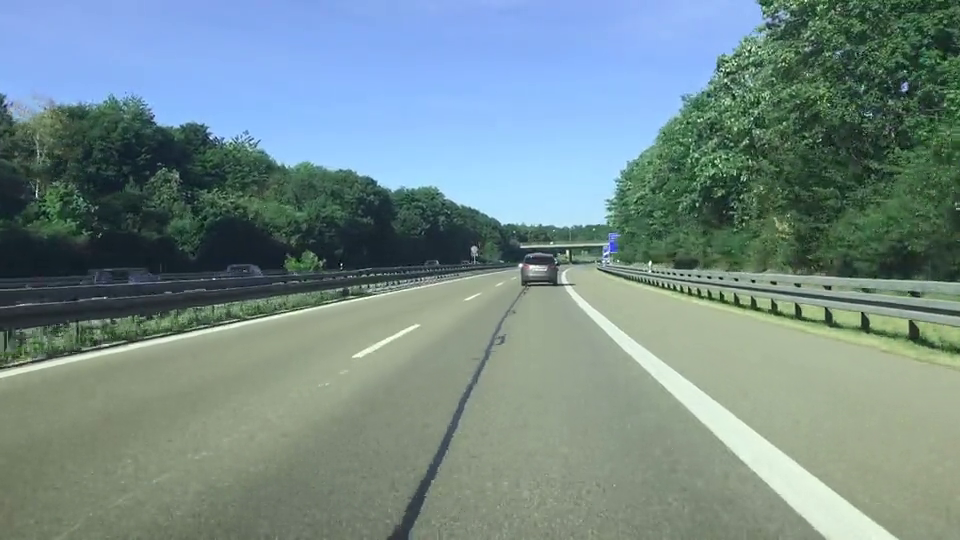
#> input picture frame 39 of Hough Transform for Lane Lines/Lane_video.mp4, 960 x 540 px
$ jupyter execute 'Hough Transform for Lane Lines.ipynb'
#> lines starting #> are read from the running program, lines starting #| are printed output that depends on the picture; after the words box and inside, x2 and y2 are one past the last pixel; in counts of white or black regions, pixels touching at a corner belong together
[cell 1]
# Python
# Programmer: Mark Omefe
# Date:01/11/2022

# Hough Transform for Lane detection

import cv2
import numpy as np
import matplotlib.pyplot as plt
import math
import warnings

from scipy import spatial
from PIL import Image

warnings.filterwarnings('ignore')


# function to convert BGR image to Gray
def gray_image(image):
    return cv2.cvtColor(image, cv2.COLOR_BGR2GRAY)

# function to apply Gaussian filter on Gray Image
def gaussian_filter(image, filter_size, sigma):
    return cv2.GaussianBlur(image, (filter_size, filter_size), sigma)

# function to detect edges using Canny Edge Detector
def canny_edge_detection(image, low_threshold, high_threshold):
    return cv2.Canny(image, low_threshold, high_threshold)

# To find just region of interest in the image
def ROI_masking(image):
    height = image.shape[0]
    width = image.shape[1]
    image =  np.array(image, dtype=np.float32)
    polygon_coords = np.array([(0, height), (0, round(height/1.25)), (round(width/2),round(height/2)),(width, height)])
    mask  = np.zeros((height, width))
    masked_image = cv2.fillPoly(mask, [polygon_coords], 255)
    masked_image = np.array(masked_image, dtype=np.float32)
    return cv2.bitwise_and(image, masked_image)

# To find hough lines using hough transformation
def hough_transformation(reg_of_int_img):
    image = cv2.convertScaleAbs(reg_of_int_img)
    return cv2.HoughLinesP(image, 1, np.pi/180, 50, None, 0, 1000)

# To get the get ordinates of lines on lanes
def get_coordinates(image, parameters):
    slope, intercept = parameters
    if slope<0:
        y1 = image.shape[0]
        y2 = int(y1*(3/5))
        x1 = np.clip(int((y1-intercept)/slope), 0, image.shape[1])
        x2 = int((y2-intercept)/slope)
    else:
        y1 = image.shape[0]
        y2 = int(y1*(3/5))
        x1 = int((y1-intercept)/slope*0.98)
        x2 = int((y2-intercept)/slope)
    return np.array([x1, y1, x2, y2])

# Function to define slope and intercept to find coordinates for left lines and right lines
def average_slope_intercept(image, lines):
    left_lines = []
    right_lines = []

    # following for loop is to get slope and intercept
    for line in lines:
        x1, y1, x2, y2 = line[0][:]
        parameters = np.polyfit((x1,x2), (y1,y2), 1)
        slope = parameters[0]
        intercept = parameters[1]
        if slope < 0:
            left_lines.append((slope, intercept))
        else:
            right_lines.append((slope, intercept))

    # Left Line COordinates
    left_line_coordinates = []
    for line in left_lines:
        if line[0] > -0.1:
            continue
        left_line_coordinates.append(get_coordinates(image, line))

    # Right line coordinates
    right_line_coordinates = []
    for line in right_lines:
        if line[0] < 0.2:
            continue
        right_line_coordinates.append(get_coordinates(image, line))

    # getting left lines and right lines using cosine distance remove the crackline that could be found on the road
    final_left_lines = []
    final_right_lines = []
    cosine_distance = []

    # Condition if both curves have the same slope
    if len(left_line_coordinates) == 0 or len(right_line_coordinates) == 0:
        if len(left_line_coordinates) == 0:
            lines = right_line_coordinates
        else:
            lines = left_line_coordinates

        if len(lines) <= 2:
            return np.array(lines)

        # Calculating the cosine distance between the left line and right line
        for l in lines:
            for m in lines:
                cosine_distance.append(spatial.distance.cosine(l, m))
        cosine_distance = [item for item in cosine_distance if not(math.isnan(item))]
        threshold = np.percentile(cosine_distance,85)

# Filter the lines based on threshold and cosine distance with 85 percentile
        for left in lines:
            for right in lines:
                dist = spatial.distance.cosine(left, right)

                if dist > threshold and len(final_left_lines) == 0:
                    final_left_lines.append(list(left))
                    final_right_lines.append(list(right))
                    continue

                if dist > threshold:
                    if list(left) not in final_left_lines and list(left) not in final_right_lines:
                        final_left_lines.append(list(left))
                    if list(right) not in final_right_lines and list(right) not in final_right_lines:
                        final_right_lines.append(list(right))

        # To find the average of the lines
        left_line = np.average(np.array(final_left_lines), axis=0)
        right_line = np.average(np.array(final_right_lines), axis=0)
        return np.array([left_line, right_line])

    else:
        # To keep the farthest lines and removing crack lines
        for left in left_line_coordinates:
            for right in right_line_coordinates:
                cosine_distance.append(spatial.distance.cosine(left, right))
        cosine_distance = [item for item in cosine_distance if not(math.isnan(item))]
        threshold = np.percentile(cosine_distance,85)

        # Threshold filtering similar to NVM
        for left in left_line_coordinates:
            for right in right_line_coordinates:
                dist = spatial.distance.cosine(left, right)

                if dist > threshold and len(final_left_lines) == 0:
                    final_left_lines.append(list(left))
                    final_right_lines.append(list(right))
                    continue

                if dist > threshold:
                    if list(left) not in final_left_lines:
                        final_left_lines.append(list(left))
                    if list(right) not in final_right_lines:
                        final_right_lines.append(list(right))

        left_line = np.average(np.array(final_left_lines), axis=0)
        right_line = np.average(np.array(final_right_lines), axis=0)

        return np.array([left_line, right_line])


# Function to draw lines on the lanes for each side of the road
def draw_lane_lines(image, lines, color=[0, 0, 255], thickness=10):
    line_image = np.zeros_like(image)
    for line in lines:
        x1, y1, x2, y2 =line
        if line is not None:
            cv2.line(line_image, (int(x1),int(y1)), (int(x2),int(y2)), color, thickness)
    return cv2.addWeighted(image, 0.8, line_image, 1.0, 1.0)


# Recursive Function that performs lane using all the  above functions on the image and find lanes

def lanes(image):
    #gray image
    gray_images = gray_image(image)

    #Gaussian Filtering or smoothing
    gaussian_filtered_image = gaussian_filter(gray_images, 5, 5)

    #Canny edge detection
    canny_edge_image = canny_edge_detection(gaussian_filtered_image, 50, 150)

    #region of interest
    ROI_image = ROI_masking(canny_edge_image)

    #To get hough lines
    hough_lines = hough_transformation(ROI_image)

    #to get left and right lines
    lines = average_slope_intercept(ROI_image, hough_lines)
    threshold = spatial.distance.cosine(lines[0], lines[1])

    #to draw lanes using above lines
    draw_lanes = draw_lane_lines(image, lines,[0, 0, 255], 10)

    return threshold, draw_lanes


#Applying above functions on Input given Video to detect lanes

# Reading the input video
video = cv2.VideoCapture('Lane_video.mp4')

# Check for the fps of video
fps = video.get(5)

# Checking for the total number of frames in the video
frame_count = video.get(7)

# Getting the frame size data
frame_width = int(video.get(3))
frame_height = int(video.get(4))
frame_size = (frame_width,frame_height)

# Impressing lane marked images into a video file
output = cv2.VideoWriter('Road Lane Tracking.avi',cv2.VideoWriter_fourcc('M','J','P','G'), 20, frame_size)

# loading of each frame
while(video.isOpened()):
    ret, frame = video.read()
#> frame is the input picture: shape (540, 960, 3); mean B, G, R 137.7, 139, 116.4
    if ret == True:
        threshold, final_image = lanes(frame)
#> in gray_image, `return cv2.cvtColor(image, cv2.COLOR_BGR2GRAY)`:
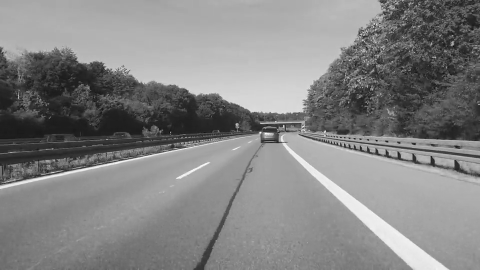
#> returned value: shape (540, 960) (shown at 1/2 size); min 0, max 255, mean 132
#> in canny_edge_detection, `return cv2.Canny(image, low_threshold, high_threshold)`:
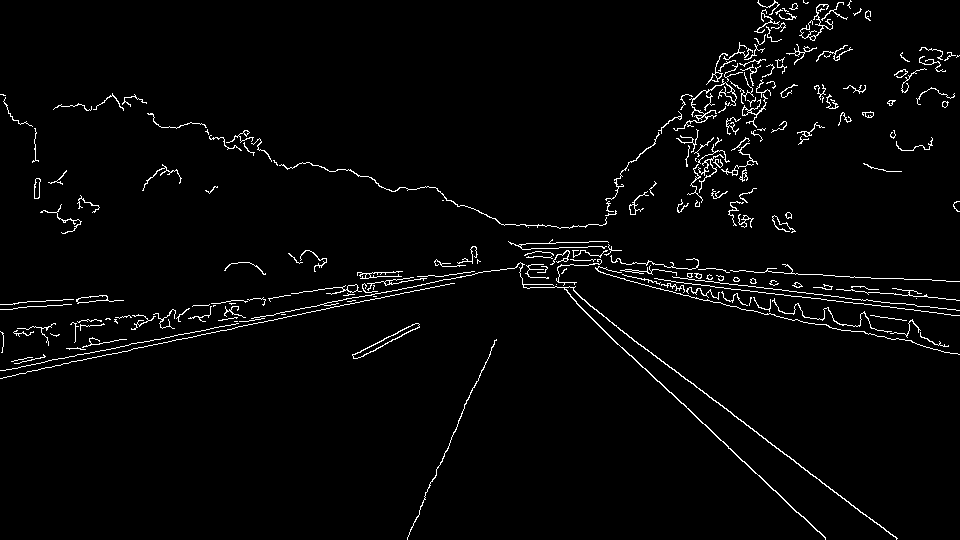
#> returned value: shape (540, 960); 2.6% white in thin lines or dots
#> in ROI_masking, `masked_image = cv2.fillPoly(mask, [polygon_coords], 255)`:
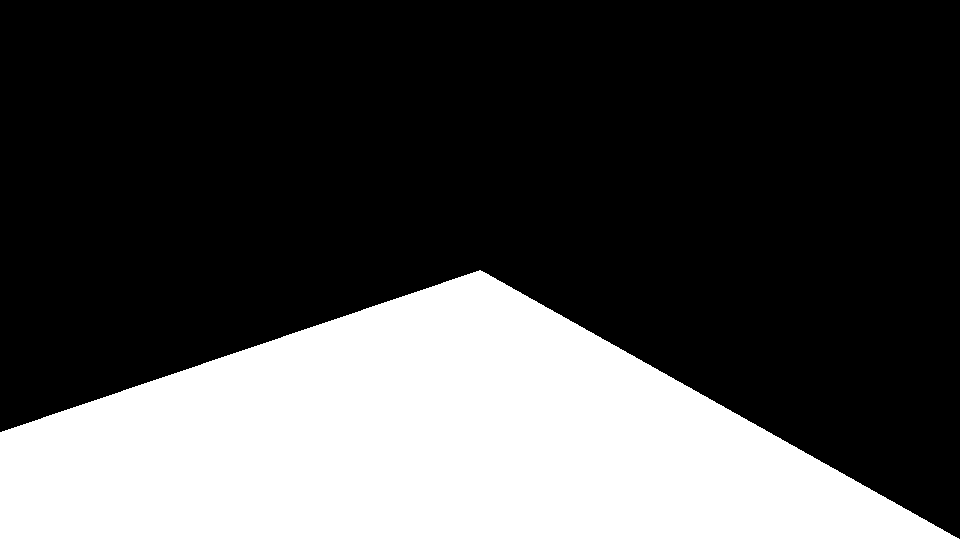
#> mask: shape (540, 960) float64; 30% white; 1 white region, box (x1, y1, x2, y2) and area: (0, 270, 960, 540) 155676
#> in ROI_masking, `return cv2.bitwise_and(image, masked_image)`:
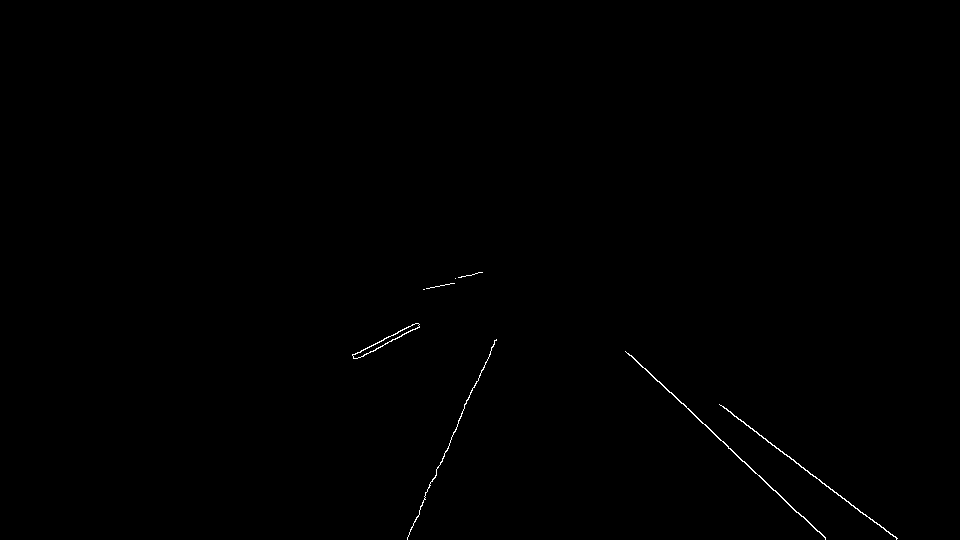
#> returned value: shape (540, 960) float32; 0.23% white in thin lines or dots, all inside (x1, y1, x2, y2) = (352, 272, 898, 540)
#> in lanes, `hough_lines = hough_transformation(ROI_image)`: hough_lines = [[625, 351, 825, 537], [719, 404, 897, 538], [407, 538, 495, 340], [627, 353, 825, 538], [734, 416, 893, 536], [352, 355, 415, 323], [356, 358, 419, 326]]
#> the loop in average_slope_intercept, `for line in lines:` made 7 passes
#> (x1, y1, x2, y2, slope, intercept) on passes 1 to 7: (625, 351, 825, 537, 0.93, -230.2), (719, 404, 897, 538, 0.753, -137.3), (407, 538, 495, 340, -2.25, 1453.7), (627, 353, 825, 538, 0.934, -232.8), (734, 416, 893, 536, 0.755, -138), (352, 355, 415, 323, -0.508, 533.8), (356, 358, 419, 326, -0.508, 538.8)
#> after the loop in average_slope_intercept, `for line in lines:`: left_lines = [(-2.25, 1453.7), (-0.508, 533.8), (-0.508, 538.8)]; right_lines = [(0.93, -230.2), (0.753, -137.3), (0.934, -232.8), (0.755, -138)]
#> the loop in average_slope_intercept, `for line in left_lines:` made 3 passes
#> (slope in get_coordinates, intercept in get_coordinates, x1 in get_coordinates, x2 in get_coordinates) on passes 1 to 3: (-2.25, 1453.7, 406, 502), (-0.508, 533.8, 0, 413), (-0.508, 538.8, 0, 422)
#> after the loop in average_slope_intercept, `for line in left_lines:`: left_line_coordinates = [[406, 540, 502, 324], [0, 540, 413, 324], [0, 540, 422, 324]]
#> the loop in average_slope_intercept, `for line in right_lines:` made 4 passes
#> (slope in get_coordinates, intercept in get_coordinates, x1 in get_coordinates, x2 in get_coordinates) on passes 1 to 4: (0.93, -230.2, 811, 595), (0.753, -137.3, 881, 612), (0.934, -232.8, 810, 595), (0.755, -138, 880, 612)
#> after the loop in average_slope_intercept, `for line in right_lines:`: right_line_coordinates = [[811, 540, 595, 324], [881, 540, 612, 324], [810, 540, 595, 324], [880, 540, 612, 324]]
#> the loop in average_slope_intercept, `for left in left_line_coordinates:` made 3 passes
#> after the loop in average_slope_intercept, `for left in left_line_coordinates:`: cosine_distance = [0.0428, 0.0538, 0.0426, 0.0536, 0.281, 0.307, 0.281, 0.306, 0.28, 0.306, 0.28, 0.305]
#> in average_slope_intercept, `threshold = np.percentile(cosine_distance,85)`: threshold = 0.306
#> after the loop in average_slope_intercept, `for left in left_line_coordinates:`: final_left_lines = [[0, 540, 413, 324]]; final_right_lines = [[881, 540, 612, 324], [880, 540, 612, 324]]
#> in average_slope_intercept, `left_line = np.average(np.array(final_left_lines), axis=0)`: left_line = [0, 540, 413, 324]
#> in average_slope_intercept, `right_line = np.average(np.array(final_right_lines), axis=0)`: right_line = [880.5, 540, 612, 324]
#> in lanes, `lines = average_slope_intercept(ROI_image, hough_lines)`: lines = [[0, 540, 413, 324], [880.5, 540, 612, 324]]
#> in lanes, `threshold = spatial.distance.cosine(lines[0], lines[1])`: threshold = 0.307
#> the loop in draw_lane_lines, `for line in lines:` made 2 passes
#> after the loop in draw_lane_lines, `for line in lines:`:
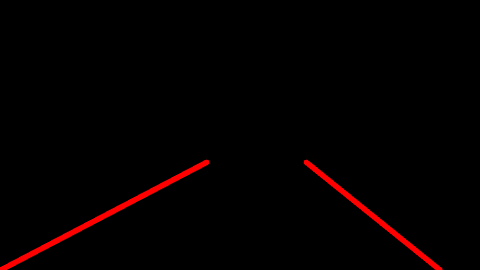
#> line_image: shape (540, 960, 3) (shown at 1/2 size); mean of channels 0, 1, 2 0, 0, 4.4; drawn as B, G, R
#> in draw_lane_lines, `return cv2.addWeighted(image, 0.8, line_image, 1.0, 1.0)`:
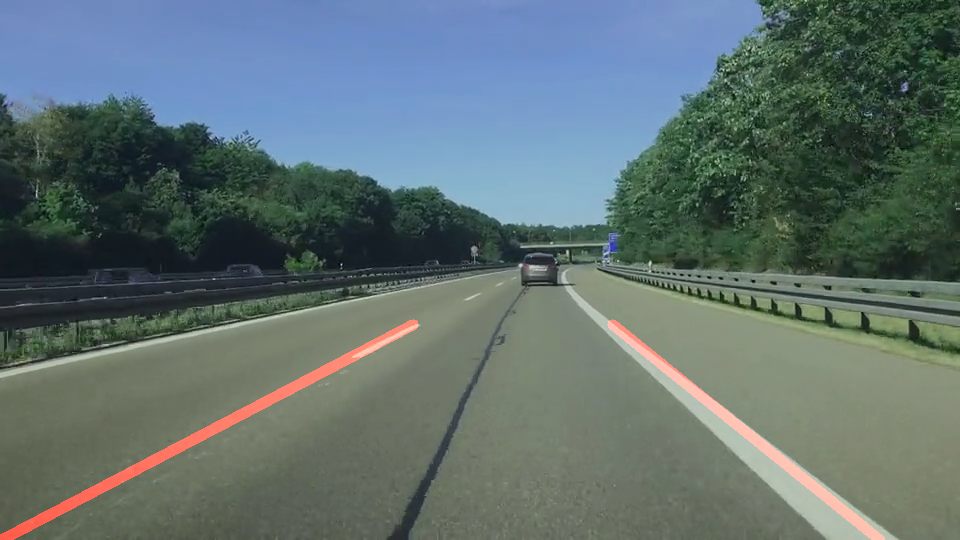
#> returned value: shape (540, 960, 3); mean of channels 0, 1, 2 111.2, 112.2, 96; drawn as B, G, R
#> threshold = 0.307
        if 0.2 <= threshold <= 0.303:
            output.write(final_image)
            cv2.imshow("Road Lane Tracking",final_image)
            k = cv2.waitKey(50)
            if k == 113:
                break
        else:
            continue
    else:
        break

$ run again, starting later in the video
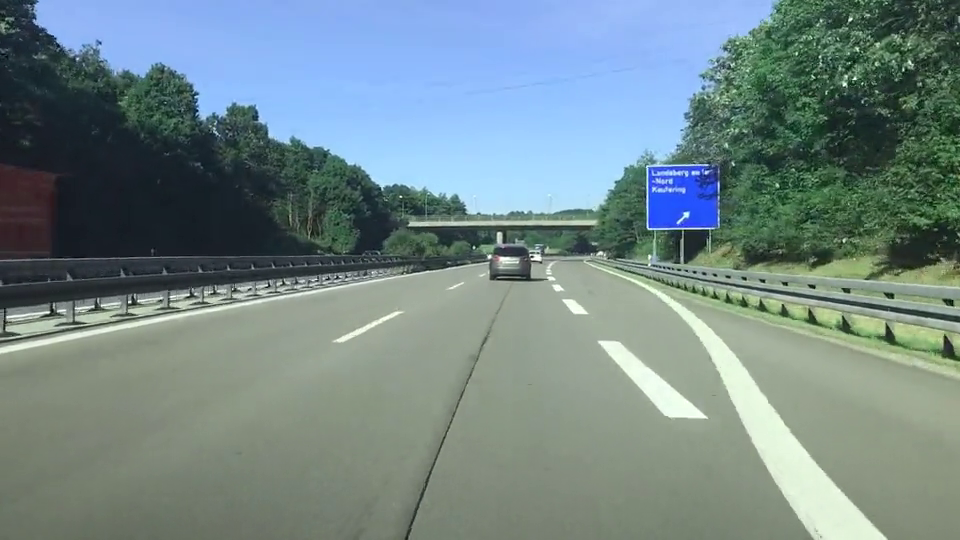
#> input picture frame 175 of Hough Transform for Lane Lines/Lane_video.mp4, 960 x 540 px
#> frame is the input picture: shape (540, 960, 3); mean B, G, R 136.4, 135.7, 115.5
#> in canny_edge_detection, `return cv2.Canny(image, low_threshold, high_threshold)`:
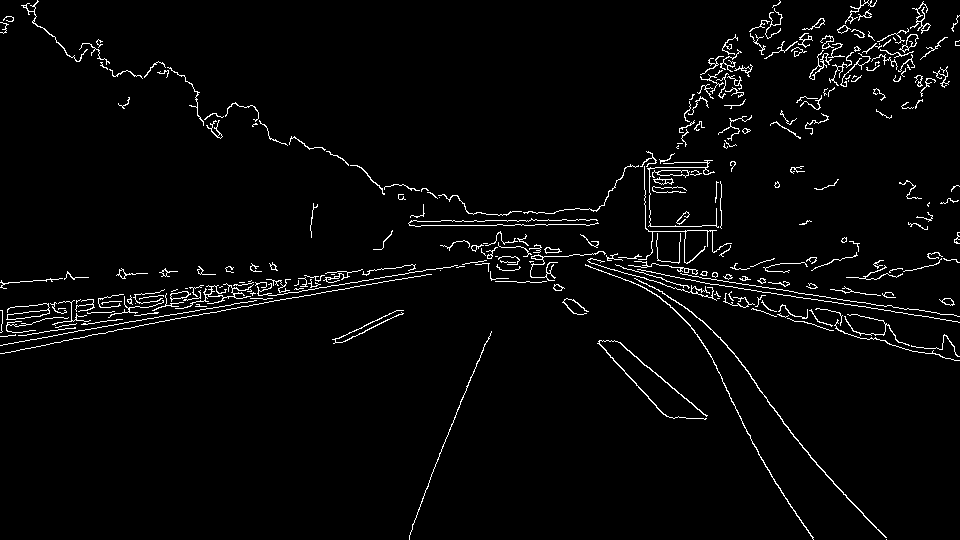
#> returned value: shape (540, 960); 2.9% white in thin lines or dots
#> mask: shape (540, 960) float64; 30% white; 1 white region, box (x1, y1, x2, y2) and area: (0, 270, 960, 540) 155676
#> hough_lines = [[412, 524, 486, 341], [597, 343, 665, 415], [634, 356, 767, 468], [810, 457, 886, 539], [770, 474, 813, 539], [341, 342, 402, 313], [430, 477, 476, 363], [335, 340, 397, 310], [742, 423, 775, 483], [639, 359, 706, 415], [598, 343, 666, 416]]
#> the loop in average_slope_intercept, `for line in lines:` made 11 passes
#> (x1, y1, x2, y2, slope, intercept) on passes 1 to 8: (412, 524, 486, 341, -2.47, 1542.9), (597, 343, 665, 415, 1.06, -289.1), (634, 356, 767, 468, 0.842, -177.9), (810, 457, 886, 539, 1.08, -416.9), (770, 474, 813, 539, 1.51, -690), (341, 342, 402, 313, -0.475, 504.1), (430, 477, 476, 363, -2.48, 1542.7), (335, 340, 397, 310, -0.484, 502.1)
#> after the loop in average_slope_intercept, `for line in lines:`: left_lines = [(-2.47, 1542.9), (-0.475, 504.1), (-2.48, 1542.7), (-0.484, 502.1)]; right_lines = [(1.06, -289.1), (0.842, -177.9), (1.08, -416.9), (1.51, -690), (1.82, -926.1), (0.836, -175.1), (1.07, -299)]
#> the loop in average_slope_intercept, `for line in left_lines:` made 4 passes
#> (slope in get_coordinates, intercept in get_coordinates, x1 in get_coordinates, x2 in get_coordinates) on passes 1 to 4: (-2.47, 1542.9, 405, 492), (-0.475, 504.1, 0, 378), (-2.48, 1542.7, 404, 491), (-0.484, 502.1, 0, 368)
#> after the loop in average_slope_intercept, `for line in left_lines:`: left_line_coordinates = [[405, 540, 492, 324], [0, 540, 378, 324], [404, 540, 491, 324], [0, 540, 368, 324]]
#> the loop in average_slope_intercept, `for line in right_lines:` made 7 passes
#> (slope in get_coordinates, intercept in get_coordinates, x1 in get_coordinates, x2 in get_coordinates) on passes 1 to 7: (1.06, -289.1, 767, 579), (0.842, -177.9, 835, 596), (1.08, -416.9, 869, 686), (1.51, -690, 797, 670), (1.82, -926.1, 790, 687), (0.836, -175.1, 838, 597), (1.07, -299, 765, 580)
#> after the loop in average_slope_intercept, `for line in right_lines:`: right_line_coordinates = [[767, 540, 579, 324], [835, 540, 596, 324], [869, 540, 686, 324], [797, 540, 670, 324], [790, 540, 687, 324], [838, 540, 597, 324], [765, 540, 580, 324]]
#> the loop in average_slope_intercept, `for left in left_line_coordinates:` made 4 passes
#> after the loop in average_slope_intercept, `for left in left_line_coordinates:`: cosine_distance = 28 values, max 0.301 at index 23, min 0.0358 at index 6, mean 0.162
#> in average_slope_intercept, `threshold = np.percentile(cosine_distance,85)`: threshold = 0.298
#> after the loop in average_slope_intercept, `for left in left_line_coordinates:`: final_left_lines = [[0, 540, 378, 324], [0, 540, 368, 324]]; final_right_lines = [[869, 540, 686, 324], [838, 540, 597, 324], [835, 540, 596, 324]]
#> left_line = [0, 540, 373, 324]
#> right_line = [847.3, 540, 626.3, 324]
#> lines = [[0, 540, 373, 324], [847.3, 540, 626.3, 324]]
#> in lanes, `threshold = spatial.distance.cosine(lines[0], lines[1])`: threshold = 0.299
#> the loop in draw_lane_lines, `for line in lines:` made 2 passes
#> in draw_lane_lines, `return cv2.addWeighted(image, 0.8, line_image, 1.0, 1.0)`:
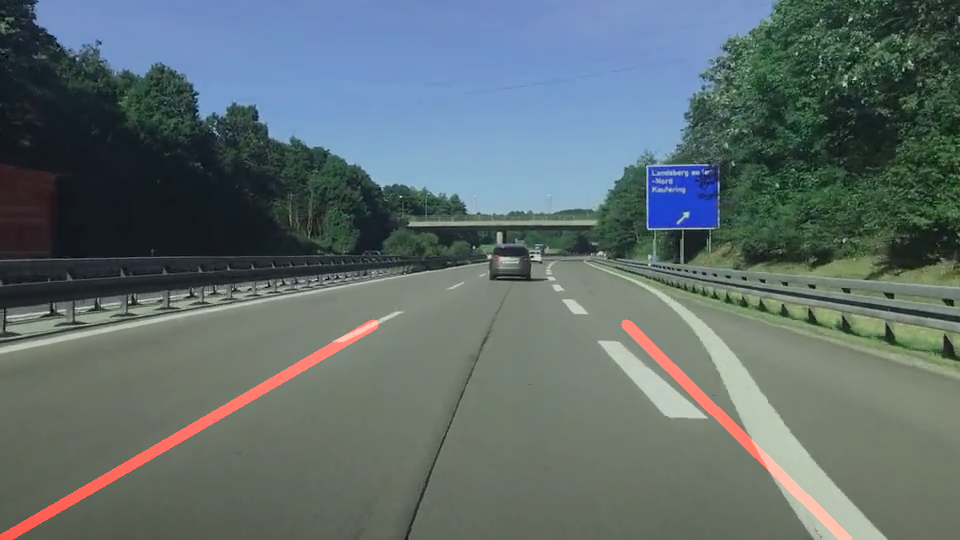
#> returned value: shape (540, 960, 3); mean of channels 0, 1, 2 110.1, 109.6, 95.4; drawn as B, G, R
